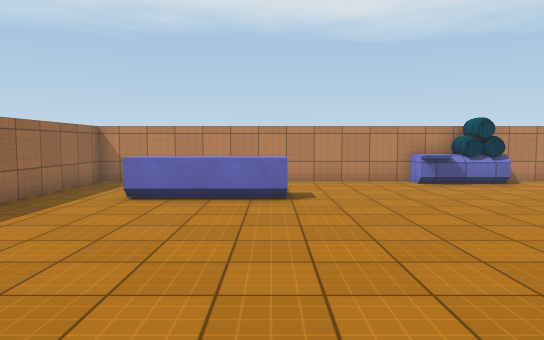
[1] (above)

12 first-person views from a walk through a Unity game level. The camera is 1.4 m above the floor, tilts 4° down and sees 70° across. The floor is counted in squares, 1 m on a side. Each view is taken from the middle of a square. On the plan, view 1 faces up. The plan holds only what a view shows up to about 16 squares ahead; the rest is blank. The player character is not drawn. Surface patterns are stand-ins for the level's own textures.

[2]
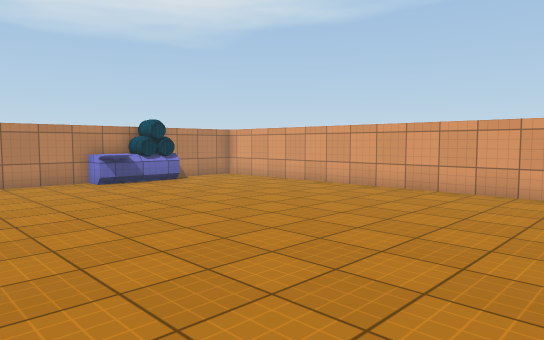

[3]
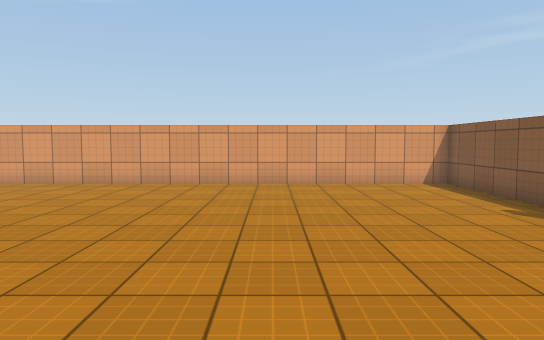

[4]
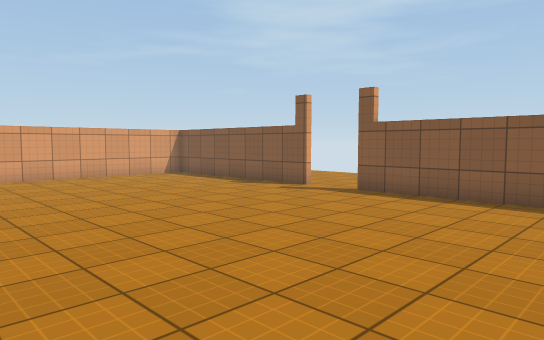

[5]
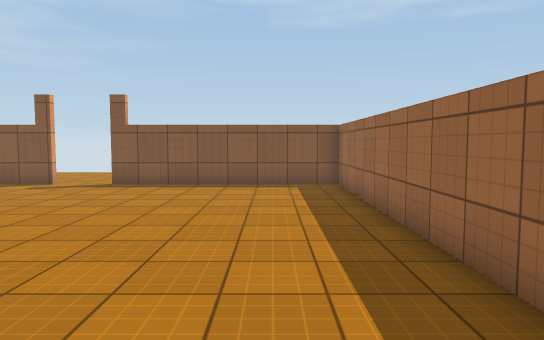

[6]
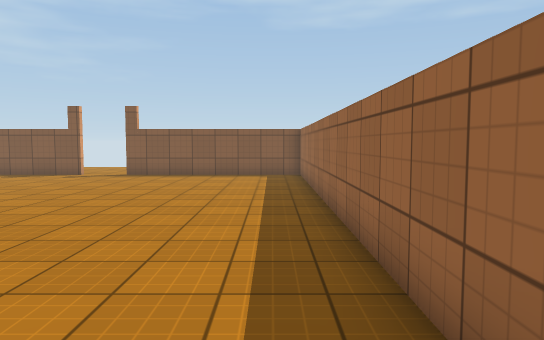

[7]
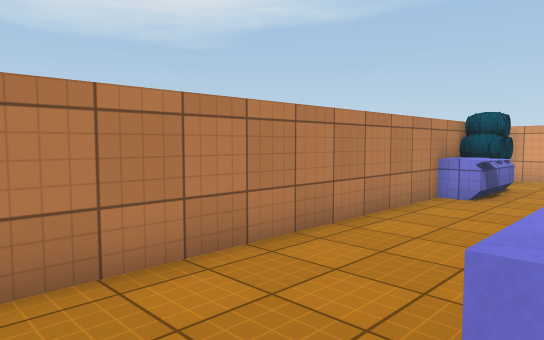

[8]
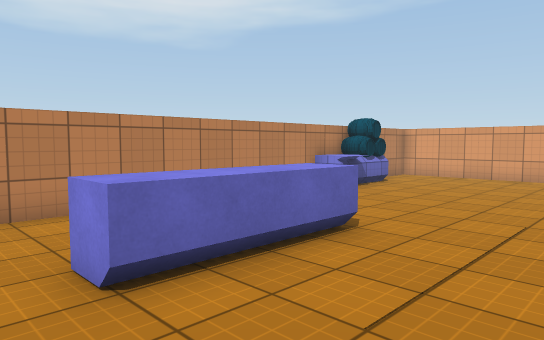

[9]
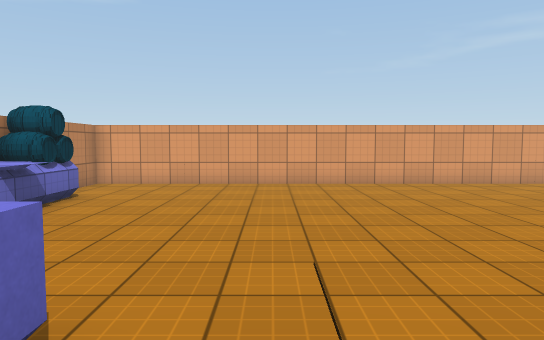

[10]
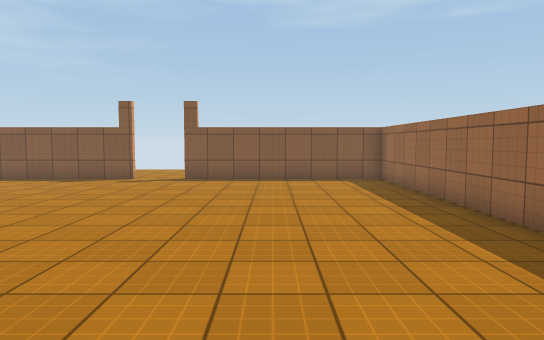

[11]
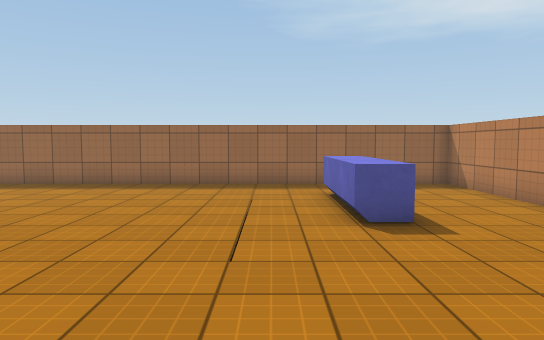

[12]
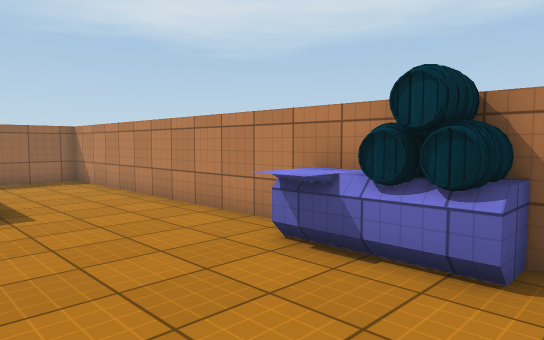

### Floor plan
Points are (right, up) in squares from view 1. A wall is a line through its corners. A room is listed if a view was taken in it or the views show most of it. See-through windows are left out.
Room 1 (views 1, 2, 3, 4, 5, 6, 7, 8, 9, 10, 11, 12)
walls: (3.2, -7) (11.3, -7) (11.3, 14) (-6.3, 14) (-6.3, -7) (1.4, -7)
low walls: (0.4, 10.5) (0.4, 9.4) (-1.6, 9.4); (5.6, 13) (5, 13) (5, 14)
ways out: opening at (2.5, -7)
objects: other object (-4, 10) to (-2, 10); other object (6, 13); other object (7, 13); other object (8, 13)

Positions as (right, up) in squares from view 1, and headings:
1: (0, 0), facing up
2: (0, 0), facing up-right
3: (-2, -1), facing right
4: (-5, 3), facing down-right
5: (-4, 6), facing down
6: (-5, 10), facing down
7: (-5, 10), facing up-right
8: (-5, 6), facing up-right
9: (-2, 8), facing right
10: (-2, 8), facing down
11: (7, 8), facing left
12: (9, 9), facing up-left
